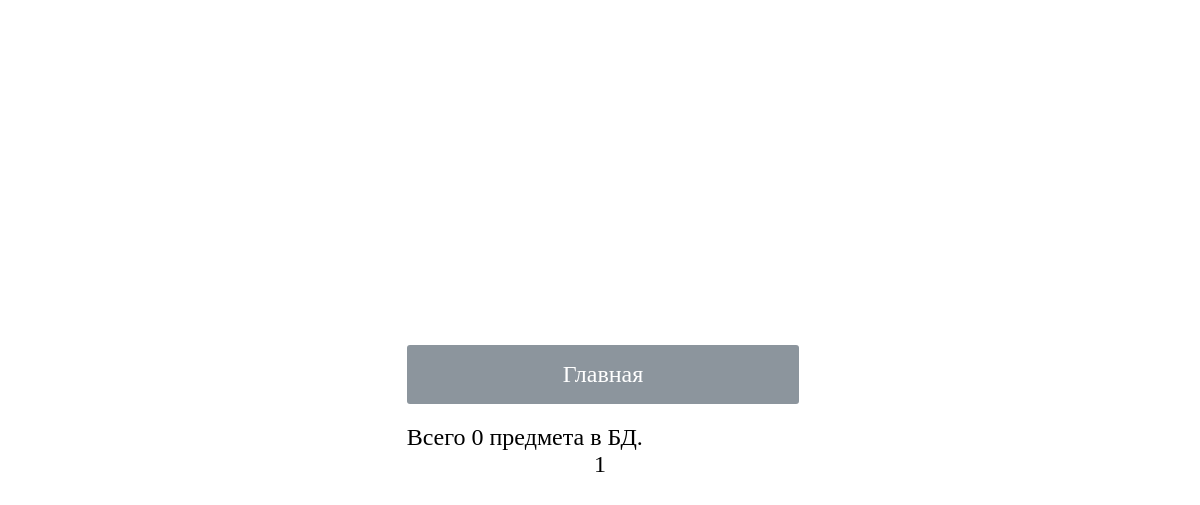
Page /inventory/item-list/ on the earlier database version.
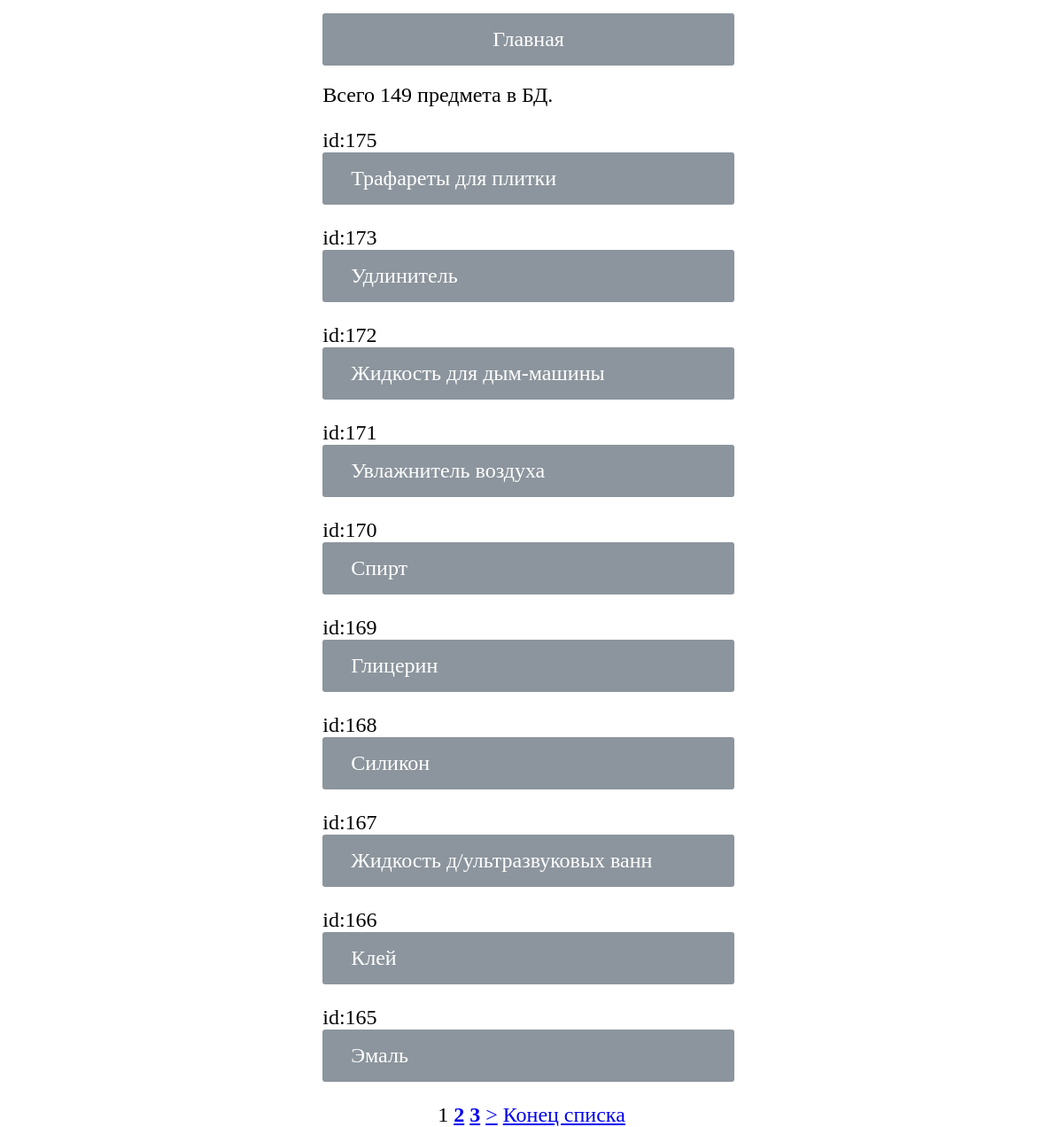
Same page on the later database version.
### inventory_items/models.py (models this page shows, shortened)
class ItemModel(models.Model):
    name = models.CharField(max_length=30,
                            verbose_name="Название предмета",
                            blank=False)
    photo = models.ImageField(verbose_name="Фотография",
                              blank=True,
                              upload_to='uploads/%Y/%m/%d',
                              null=True,
                              default='uploads/default_item_image.png')
    details = models.TextField(verbose_name="Описание предмета")
    date_create = models.DateTimeField(verbose_name="Время добавления",
                                       auto_now_add=True)
    count = models.IntegerField(verbose_name="Количество/Объём",
                                blank=True,
                                default=1)
    STATUS_OF_ITEM = {
        "exist": "В наличии",
        "recycled": "Переработано",
        "thrown": "Выброшено"
    }
    status = models.CharField(max_length=15,
                              verbose_name="Статус",
                              blank=True,
                              null=False,
                              choices=STATUS_OF_ITEM,
                              default="exist")
    categories = models.ForeignKey(CategoryModel,
                                   verbose_name="Категория предмета",
                                   on_delete=models.PROTECT,
                                   blank=True,
                                   null=True,
                                   default=CategoryModel.get_last_cat_item)
    box = models.ForeignKey(BoxModel,
                            on_delete=models.PROTECT,
                            verbose_name="Упаковка",
                            blank=True,
                            null=True,
                            default=BoxModel.get_last_box_item)
    location = models.ForeignKey(LocationModel,
                                 verbose_name="Место/локация",
                                 on_delete=models.PROTECT,
                                 blank=True,
                                 null=True,
                                 default=LocationModel.get_last_location_item)
    class Meta:
        ordering = ['-id']

### inventory_items/views.py (the view)
class ItemListView(ListView):
    model = ItemModel
    template_name = 'inventory_items/item_list.html'
    paginate_by = PAGINATION_VAR
    def get_context_data(self, object_list=None, **kwargs):
        context = super().get_context_data(**kwargs)
        context['count_objects'] = ItemModel.objects.count()
        return context

### inventory_items/templates/inventory_items/item_list.html (shortened to what this page needs)
{% extends 'inventory_items/base.html' %}
{% block content %}
    Всего {{ count_objects }} предмета в БД.
    {% for item in object_list %}
        <p>
            id:{{ item.id }}
            <a class="link-btn" href="{% url 'inventory:item-details' pk=item.id %}">
                {% if item.name %}
                    {{ item.name }}
                {% elif item.number %}
                    {{ item.number }}
                {% else %}
                    НЕТ ДАННЫХ
                {% endif %}
            </a>
        </p>
    {% endfor %}
    <div class="pagination">
        {% for p_item in paginator.page_range %}
            {% if page_obj.number == p_item %}
                {{ p_item }}
            {% elif p_item >= page_obj.number|add:-2 and p_item <= page_obj.number|add:2 %}
                <a href="?page={{ p_item }}"><b>{{ p_item }}</b></a>
            {% endif %}
        {% endfor %}
        {% if page_obj.has_next %}
            <a href="?page={{ page_obj.next_page_number }}">&gt;</a>
            <a href="?page={{ paginator.page_range.stop|add:-1 }}">Конец
                списка</a>
        {% endif %}
    </div>
{% endblock content %}

Differences in the rows shown:
added ItemModel: id "175", name "Трафареты для плитки"
added ItemModel: id "173", name "Удлинитель"
added ItemModel: id "172", name "Жидкость для дым-машины"
added ItemModel: id "171", name "Увлажнитель воздуха"
added ItemModel: id "170", name "Спирт"
added ItemModel: id "169", name "Глицерин"
added ItemModel: id "168", name "Силикон"
added ItemModel: id "167", name "Жидкость д/ультразвуковых ванн"
added ItemModel: id "166", name "Клей"
added ItemModel: id "165", name "Эмаль"
Other differences:
{{ count_objects }}: "0" → "149"
new list line: "2"
new list line: "3"
text now shown: "> Конец списка"
